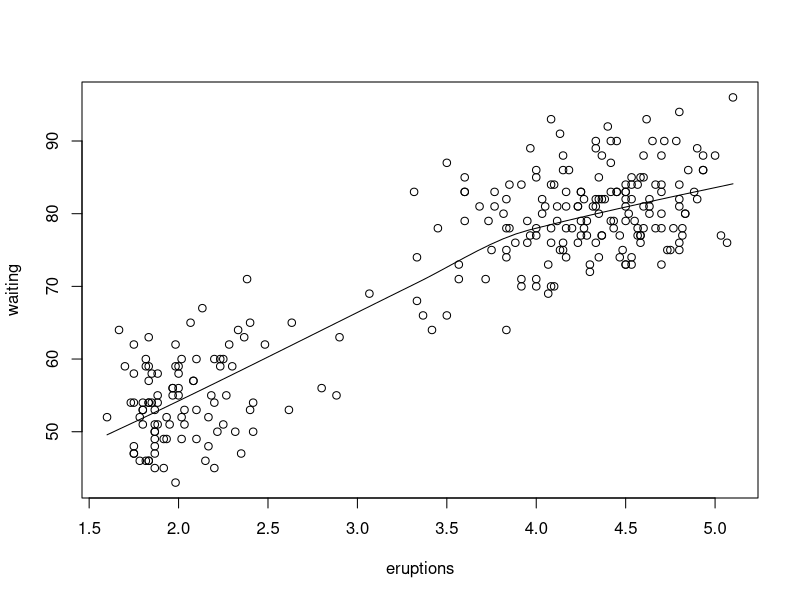
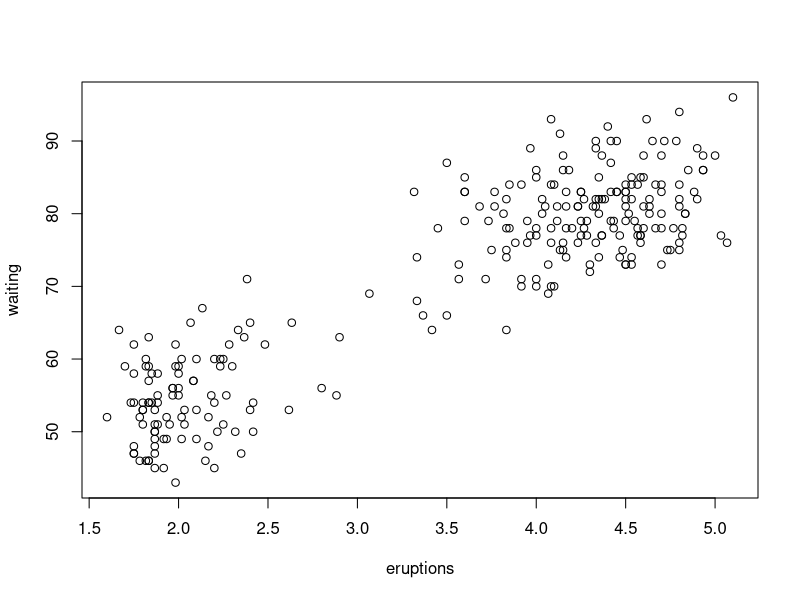
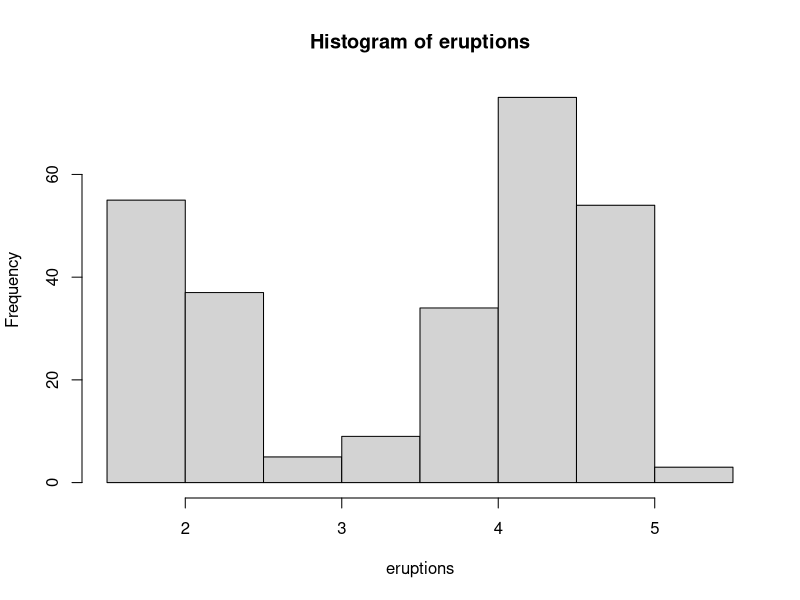
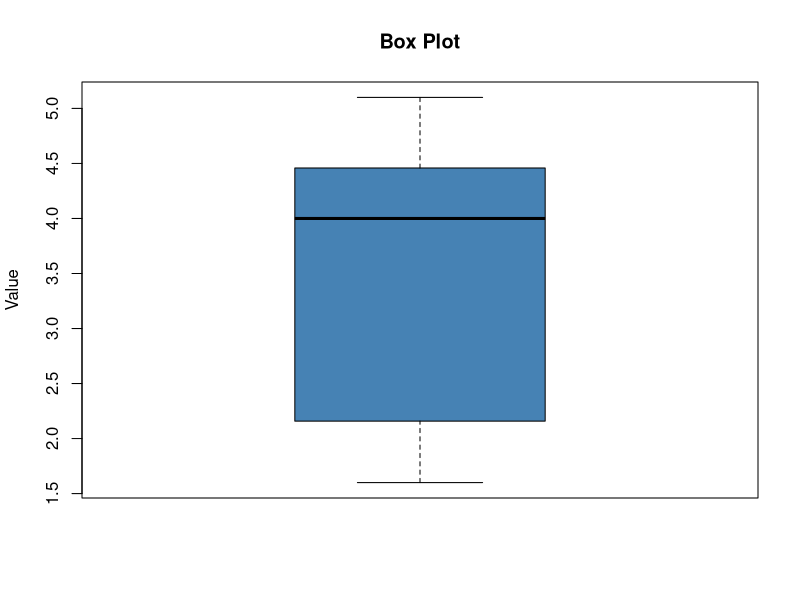
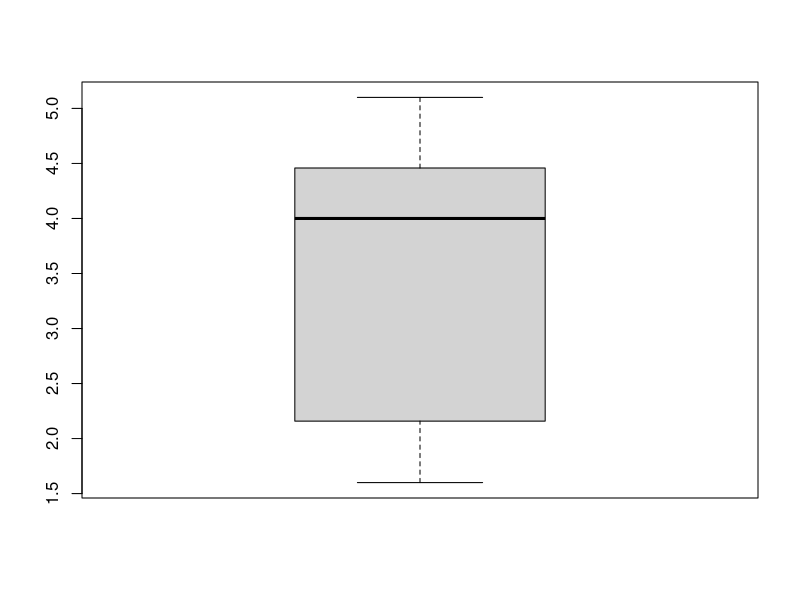
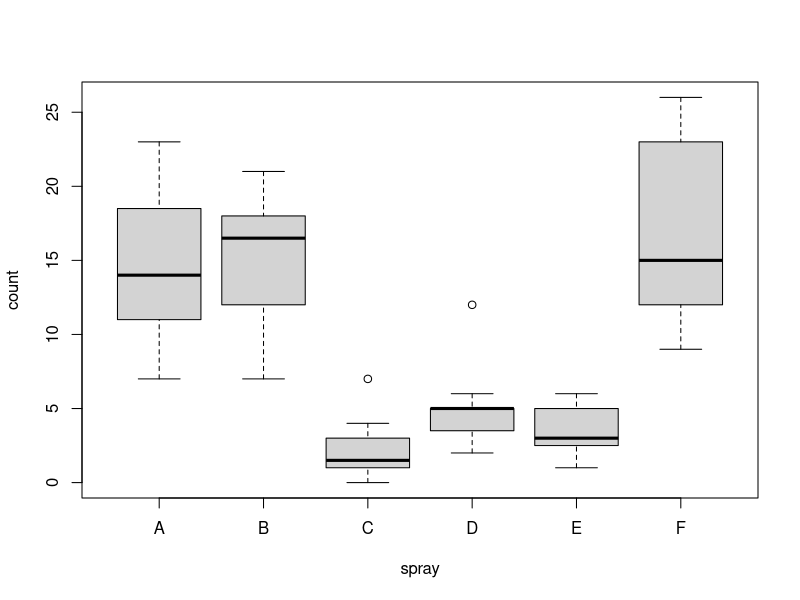

These charts were generated, in order, by the following R code:
#ASSIGNMENT 8
data(faithful)
faithful
summary(faithful)
attach(faithful)
mean(eruptions)
median(eruptions)
quantile(eruptions)
quantile(eruptions,c(0.32,0.57,0.98))
range(eruptions)
IQR(eruptions)
var(eruptions)
sqrt(var(eruptions))
library(fBasics)
skewness(eruptions)
kurtosis(eruptions)
stem(eruptions)
scatter.smooth(eruptions,waiting)
plot(eruptions,waiting)
hist(eruptions)
boxPlot(eruptions)
boxplot(eruptions)
cov(eruptions,waiting)
cor(eruptions,waiting)
data("InsectSprays")
InsectSprays
attach(InsectSprays)
boxplot(count~spray,data=InsectSprays)
